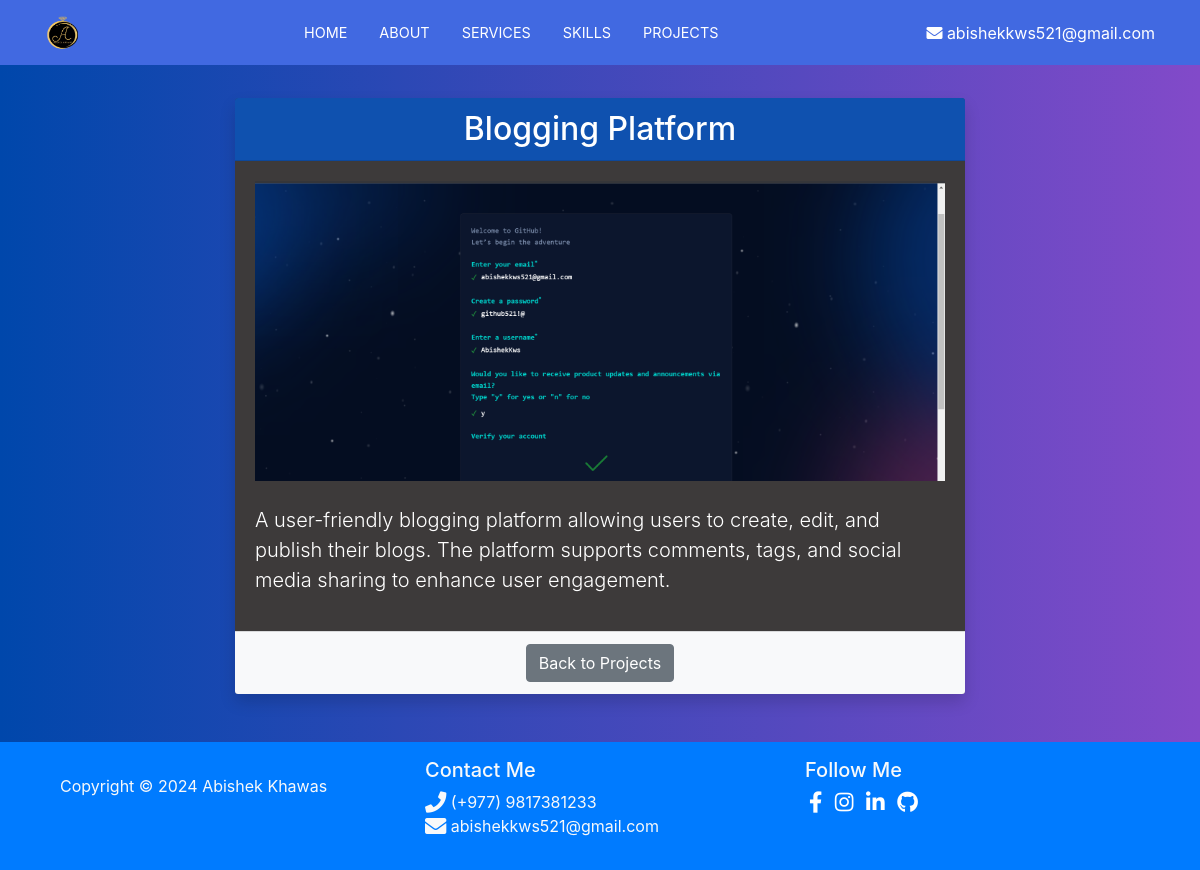
/project/7/, run on the app's committed database.
### MyProject/models.py (models this page shows, shortened)
class Project(models.Model):
    title = models.CharField(max_length=200)
    description = models.TextField()
    mage = models.ImageField(upload_to='Project/images', null=True, blank=True)
    link = models.URLField()

### portfolio/views.py (the view)
# urls.py: path('project/<int:project_id>/', views.project_detail, name='project_detail'),
def project_detail(request, project_id):
    project = get_object_or_404(Project, id=project_id)
    return render(request, 'frontend/project_detail.html', {'project': project})

### templates/Frontend/project_detail.html (shortened to what this page needs)
{% extends "frontend/layout/base.html" %}
{% block content %}
<div class="container my-5">
    <div class="row">
        <div class="col-md-8 offset-md-2">
            <div class="card shadow border-0">
                <div class="card-header text-center">
                    <h2 class="mb-0">{{ project.title }}</h2>
                </div>
                <div class="card-body">
                    {% if project.mage %}
                        <img src="{{ project.mage.url }}" alt="{{ project.title }} image" class="img-fluid mb-4 fixed-image">
                    {% else %}
                        <div class="alert alert-warning" role="alert">
                            No image available
                        </div>
                    {% endif %}
                    <p class="lead">{{ project.description }}</p>
                </div>
                <div class="card-footer text-center">
                    <a href="{% url 'projects' %}" class="btn btn-secondary">Back to Projects</a>
                </div>
            </div>
        </div>
    </div>
</div>
{% endblock %}

### data on the page
Project: title "Blogging Platform", mage (picture), description "A user-friendly blogging platform allowing users to create, edit, and publish their blogs. The platform supports comments, tags, and social media sharing to enhance user engagement."
